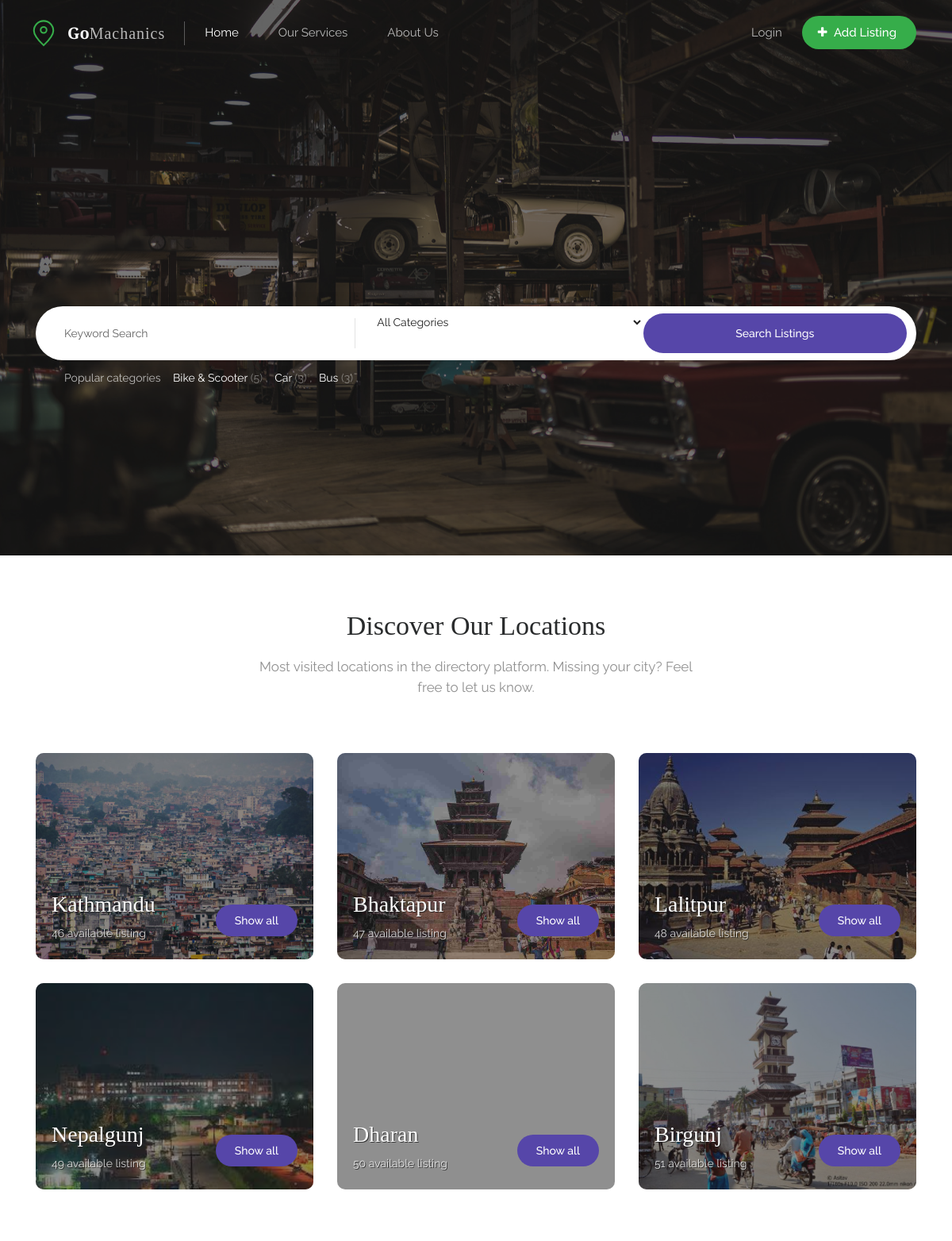
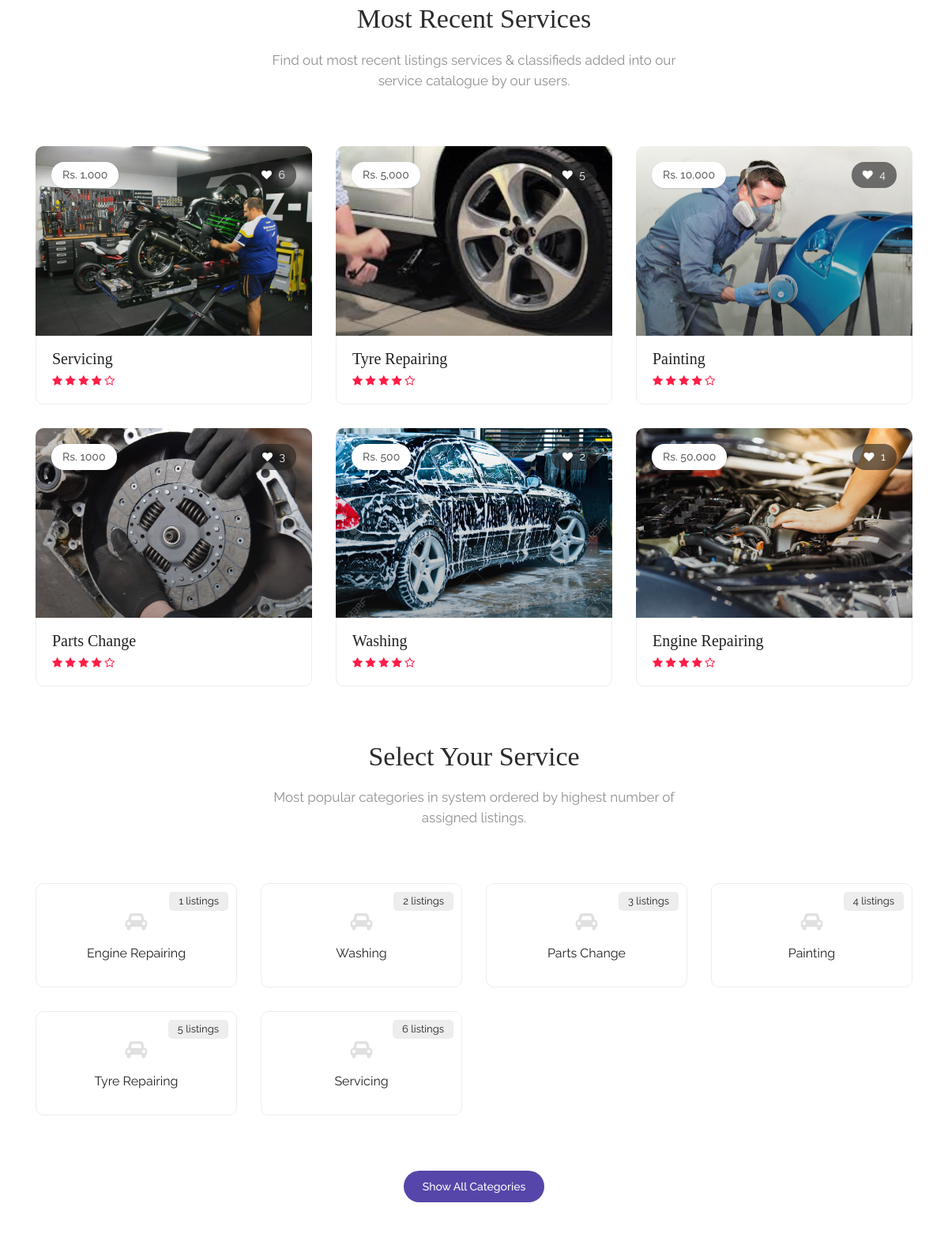
The page / (upper part) on the database its author committed (2 pictures, top to bottom).
### tables this page shows
CREATE TABLE `tbl_locations` (
  `id` int(12) NOT NULL,
  `location_name` varchar(255) NOT NULL,
  `location_image` varchar(255) NOT NULL
);

CREATE TABLE `tbl_services` (
  `id` int(12) NOT NULL,
  `service_title` varchar(250) NOT NULL,
  `service_price` varchar(255) NOT NULL,
  `service_desc` varchar(1000) NOT NULL,
  `service_img` varchar(250) NOT NULL
);

### includes/functions.php (called while the page is built, shortened)
<?php
class database {
	var $con;
	var $hostname   =   'localhost';
	var $username   =   'root';
	var $password   =   '';
	var $database   =   'gomachanic';
	function __construct() {
		$this->con =new mysqli($this->hostname,$this->username,$this->password,$this->database);
	}
	function sd_popular_services() {
		$sql="SELECT * FROM tbl_services ORDER BY id ASC LIMIT 0,8";
		$res=$this->con->query($sql);
		return $res;
	}
	function sd_recent_services() {
		$sql="SELECT * FROM tbl_services ORDER BY id DESC LIMIT 0,6";
		$res=$this->con->query($sql);
		return $res;
	}
	function sd_userview_locations() {
		$sql="SELECT * FROM tbl_locations ORDER BY id ASC LIMIT 0,6";
		$res=$this->con->query($sql);
		return $res;
	}
}
?>

### index.php (the view, shortened to what this page needs)
<?php include('includes/functions.php'); ?>
<?php
$obj = new database();
$user_view_services = $obj->sd_userview_services();
$recent_services = $obj->sd_recent_services();
$discover_locations = $obj->sd_userview_locations();
$popular_services = $obj->sd_popular_services();
?>
<!DOCTYPE html>
<html lang="en-US">
<head>
    <link rel="stylesheet" href="../cdnjs.cloudflare.com/ajax/libs/font-awesome/4.7.0/css/font-awesome.css" type="text/css">
    <link rel="stylesheet" href="assets/css/style.css" type="text/css">
</head>
<body class="header-transparent">
    <div class="page-wrapper">
        <div class="header-wrapper">
    <div class="header">
        <div class="container">
            <div class="header-brand">
                <a href="index.html">
                    <span class="header-brand-image">
                                            </span>
                    <span class="header-brand-title">
                        <strong>Go</strong><span>Machanics</span>
                    </span>
                </a>
            </div>
            <div class="header-nav-primary">
                <ul class="nav">
                    <li class="nav-item">
                        <a href="index.php" class="nav-link active">
                            Home
                        </a>
                    </li>
                    <li class="nav-item">
                        <a href="#" class="nav-link ">
                            Our Services
                        </a>
                    </li>
                    <li class="nav-item">
                        <a href="#" class="nav-link ">
                            About Us
                        </a>
                    </li>
                                    </ul>
            </div>
            <div class="header-nav-secondary">
                <ul class="nav">
                                            <li class="nav-item hidden-sm-down">
                            <a href="#" class="nav-link" data-toggle="modal" data-target="#modal-login">
                                Login
                            </a>
                        </li>
                    <li class="nav-item">
                        <a href="#" class="nav-link nav-btn">
                            <i class="fa fa-plus"></i> Add Listing
                        </a>
                    </li>
                </ul>
            </div>
                    </div>
    </div>
</div>
        <div class="main-wrapper">
                <div class="hero-wrapper">
    <div class="hero">
        <div class="container">
            <form name="filter-hero-form" method="get" action="search.php">
            <div>
                <div class="form-group keyword">
                    <input type="text" id="keyword" name="keyword" placeholder="Keyword Search" class="form-control" />
                </div>
                <div class="form-group category">
                    <select id="category" name="category" class="form-control">
                        <option value="">All Categories</option><?php while($row=$user_view_services->fetch_assoc()) { ?><option value="1" data-icon="fa-car"><?php echo $row['service_title']; ?></option><?php }; ?>
                    </select>
                </div>
                <div class="form-group button"><button type="submit" id="save" name="search" class="btn btn-primary btn-block btn">Search Listings</button></div></div>
            </form>
                            <div class="hero-categories">
                    <strong>Popular categories</strong>
                    <ul>
                                                    <li>
                                <a href="categories/food-drink.html">
                                    Bike & Scooter <span>(5)</span>
                                </a>,</li>
                                                    <li>
                                <a href="categories/education.html">
                                    Car <span>(3)</span>
                                </a>,</li>
                                                    <li>
                                <a href="categories/travel.html">
                                    Bus <span>(3)</span>
                                </a>,</li>
                                            </ul>
                </div>
                    </div>
    </div>
</div>
    <div class="container">
        <div class="content mb-70">
                            <div class="page-title ">
            <h2>Discover Our Locations</h2>
            <p>Most visited locations in the directory platform. Missing your city? Feel free to let us know.</p>
    </div>
                <div class="locations-wrapper">
                    <div class="row">
                        <?php while($row=$discover_locations->fetch_assoc()) { ?>
                                                    <div class="col-md-4">
                                <div class="location" style="background-image: url('uploads/<?php echo $row['location_image']; ?>');">
    <div class="location-inner">
        <a href="#" class="location-link"></a>
        <div class="location-content">
            <div class="location-title">
                <h3>
                    <a href="#">
                       <?php echo $row['location_name']; ?>
                    </a>
                </h3>
                <p>
                    <?php echo $row['id']; ?> available listing
                </p>
            </div>
            <a href="#" class="btn btn-primary">Show all</a>
        </div>
    </div>
</div>                            </div>
<?php } ?>
                                            </div>
                </div>
                            <div class="page-title ">
            <h2>Most Recent Services</h2>
            <p>Find out most recent listings services &amp; classifieds added into our service catalogue by our users.</p>
    </div>
                <div class="listings-wrapper">
                    <div class="row">
                        <?php while($row=$recent_services->fetch_assoc()) { ?>
                                                    <div class="col-md-4">
                                <div class="listing">
    <div class="listing-inner">
        <div
                            style="background-image: url('uploads/<?php echo $row['service_img']; ?>');"
                       class="listing-image">
           <a href="#" class="listing-image-link"></a>
                            <div class="listing-image-price">
                    <?php echo $row['service_price']; ?>
                </div>
            <a class="listing-image-favorites" href="index.html">
                <i class="fa fa-heart"></i> <span> <?php echo $row['id']; ?></span>
            </a>
        </div>
        <div class="listing-content">
            <h3>
                <a href="#">
                    <?php echo $row['service_title']; ?>
                </a>
                            </h3>
                            <div class="listing-rating">
                                                                        <i class="fa fa-star"></i>
                                                                                                <i class="fa fa-star"></i>
                                                                                                <i class="fa fa-star"></i>
                                                                                                <i class="fa fa-star"></i>
                                                                                                <i class="fa fa-star-o"></i>
                                                            </div>
                    </div>
    </div>
</div>                            </div>
<?php } ?>
                                            </div>
                </div>
                            <div class="page-title ">
            <h2>Select Your Service</h2>
            <p>Most popular categories in system ordered by highest number of assigned listings.</p>
    </div>
                <div class="categories-wrapper">
                    <div class="row">
                        <?php while($row=$popular_services ->fetch_assoc()) { ?>
                                                    <div class="col-md-3">
                                <a href="#" class="category">
    <span class="category-count">
         <?php echo $row['id']; ?>
                    listings
            </span>
            <span class="category-icon">
            <i class="fa fa-car"></i>
        </span>
    <span class="category-title">
        <?php echo $row['service_title']; ?>
    </span>
</a>                            </div>
<?php } ?>
                                            </div>
                </div>
                <div class="btn-center">
                    <a href="categories.html" class="btn btn-primary">Show All Categories</a>
                </div>
                    </div>
    </div>
        </div>
    </div>
</body>
</html>

### rows shown on the page
tbl_locations: location_image (picture), location_name "Kathmandu", id "46"
tbl_locations: location_image (picture), location_name "Bhaktapur", id "47"
tbl_locations: location_image (picture), location_name "Lalitpur", id "48"
tbl_locations: location_image (picture), location_name "Nepalgunj", id "49"
tbl_locations: location_name "Dharan", id "50"
tbl_locations: location_image (picture), location_name "Birgunj", id "51"
tbl_services: service_img (picture), service_price "Rs. 1,000", id "6", service_title "Servicing"
tbl_services: service_img (picture), service_price "Rs. 5,000", id "5", service_title "Tyre Repairing"
tbl_services: service_img (picture), service_price "Rs. 10,000", id "4", service_title "Painting"
tbl_services: service_img (picture), service_price "Rs. 1000", id "3", service_title "Parts Change"
tbl_services: service_img (picture), service_price "Rs. 500", id "2", service_title "Washing"
tbl_services: service_img (picture), service_price "Rs. 50,000", id "1", service_title "Engine Repairing"
